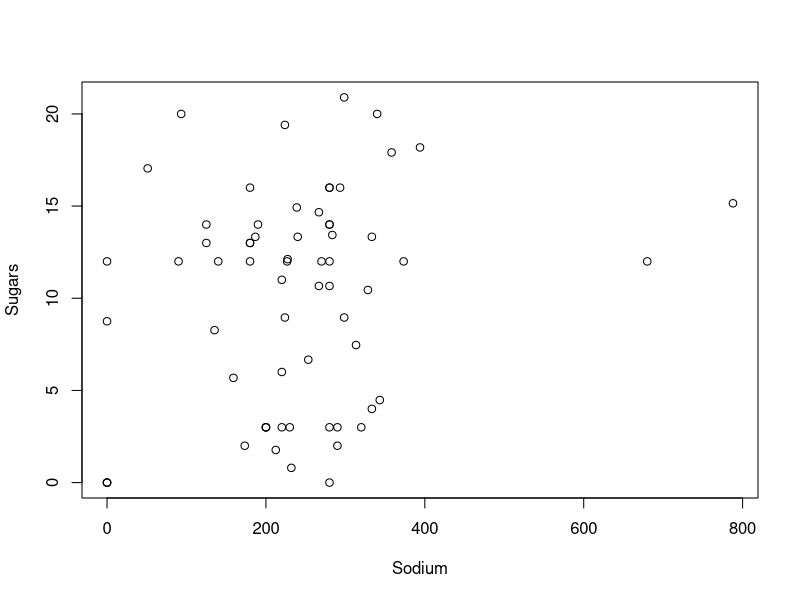

This chart was generated by the following R code:
# Load the MASS package
library(MASS)

# Load the UScereal dataset
data(UScereal)

# (i) Extract calories
calories <- UScereal$calories

plot(UScereal$sodium, UScereal$sugars, xlab = "Sodium", ylab = "Sugars")
